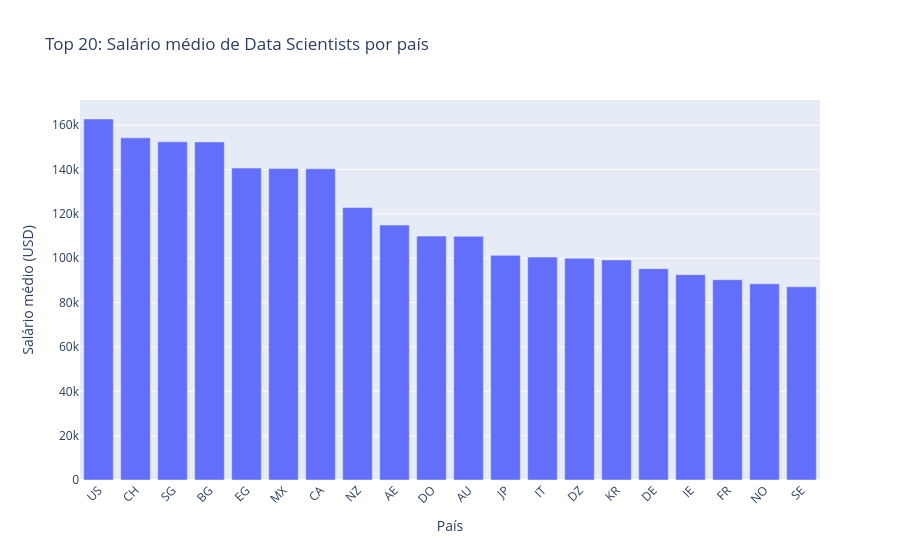

Write notebook code for a chart like this one.
### Code cell
# Gráfico: salário médio de Data Scientists por país (Plotly)
try:
    import plotly.express as px
except Exception:
    import sys, subprocess
    subprocess.check_call([sys.executable, "-m", "pip", "install", "plotly"]) 
    import plotly.express as px

# Detecta nomes de colunas possíveis (compatível com variantes em inglês/português)
title_col = 'cargo' if 'cargo' in df.columns else ('job_title' if 'job_title' in df.columns else None)
res_col = 'residencia' if 'residencia' in df.columns else ('employee_residence' if 'employee_residence' in df.columns else None)
sal_col = 'usd' if 'usd' in df.columns else ('salary_in_usd' if 'salary_in_usd' in df.columns else ('salario_usd' if 'salario_usd' in df.columns else ('salary' if 'salary' in df.columns else None)))

if not all([title_col, res_col, sal_col]):
    print('Erro: não foi possível encontrar as colunas necessárias. Colunas disponíveis:', df.columns.tolist())
else:
    # Filtra cargos que contenham "Data Scientist" (case-insensitive)
    ds = df[df[title_col].str.contains('Data Scientist', case=False, na=False)]
    if ds.empty:
        print("Nenhum registro de 'Data Scientist' encontrado no DataFrame")
    else:
        salary_by_country = (
            ds.groupby(res_col)[sal_col]
              .mean()
              .reset_index()
              .sort_values(sal_col, ascending=False)
        )
        salary_by_country_top = salary_by_country.head(20)

        fig = px.bar(
            salary_by_country_top,
            x=res_col,
            y=sal_col,
            labels={res_col: 'País', sal_col: 'Salário médio (USD)'},
            title='Top 20: Salário médio de Data Scientists por país'
        )
        fig.update_layout(xaxis_tickangle=-45)
        fig.show()

### Figure 1 — Plotly figure (JSON) as saved in the notebook; plotly's stock layout.template omitted (floating-point values rounded to 4 significant figures)
{"data": [{"hovertemplate": "País=%{x}<br>Salário médio (USD)=%{y}<extra></extra>", "legendgroup": "", "marker": {"color": "#636efa", "pattern": {"shape": ""}}, "name": "", "orientation": "v", "showlegend": false, "textposition": "auto", "type": "bar", "x": ["US", "CH", "SG", "BG", "EG", "MX", "CA", "NZ", "AE", "DO", "AU", "JP", "IT", "DZ", "KR", "DE", "IE", "FR", "NO", "SE"], "xaxis": "x", "y": [162800.0, 154300.0, 152500.0, 152500.0, 140700.0, 140500.0, 140400.0, 122900.0, 115000.0, 110000.0, 109900.0, 101300.0, 100500.0, 100000.0, 99270.0, 95320.0, 92610.0, 90340.0, 88460.0, 87160.0], "yaxis": "y"}], "layout": {"barmode": "relative", "legend": {"tracegroupgap": 0}, "title": {"text": "Top 20: Salário médio de Data Scientists por país"}, "xaxis": {"anchor": "y", "domain": [0, 1], "tickangle": -45, "title": {"text": "País"}}, "yaxis": {"anchor": "x", "domain": [0, 1], "title": {"text": "Salário médio (USD)"}}}}
